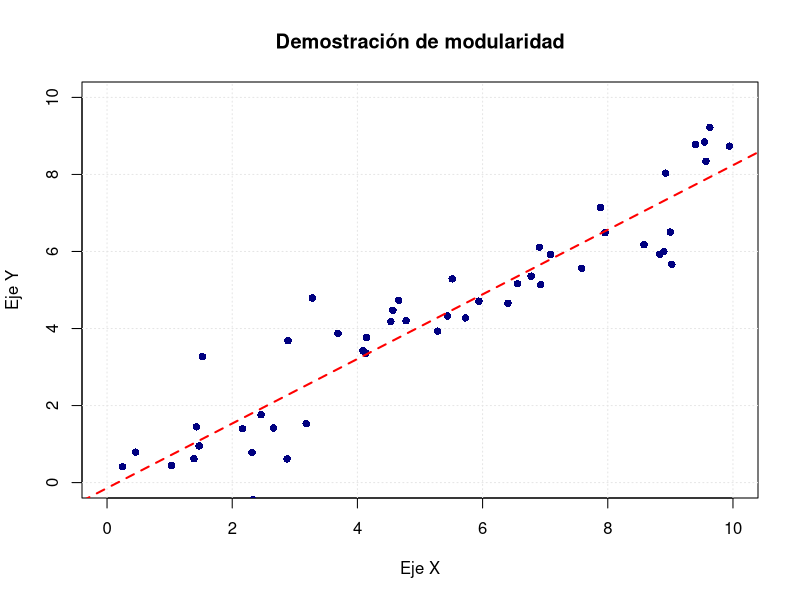
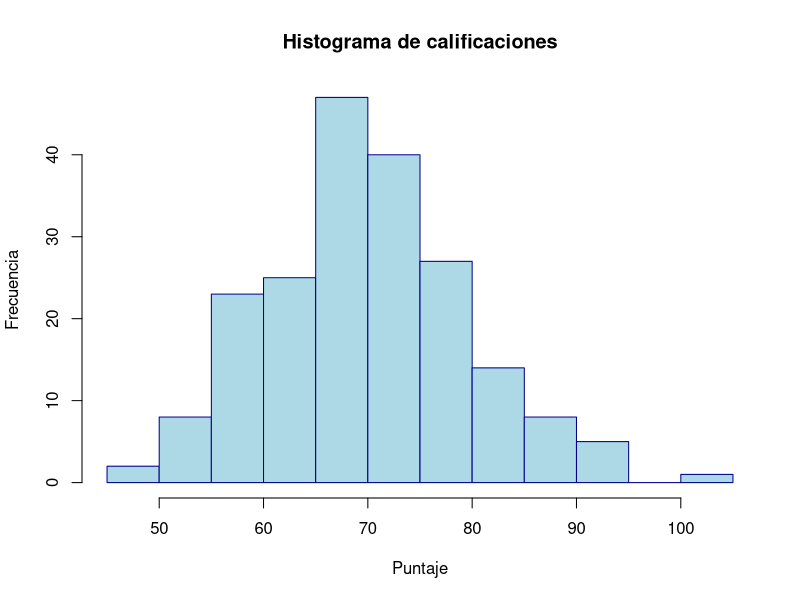
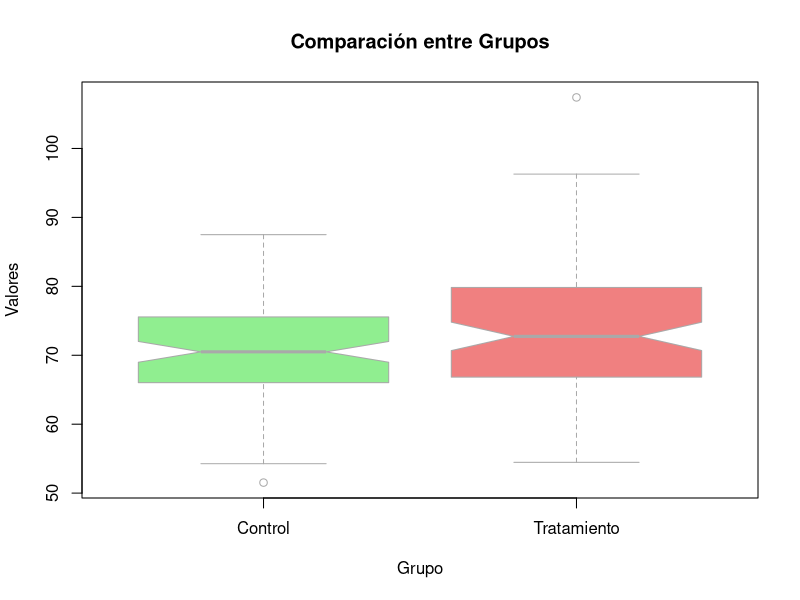
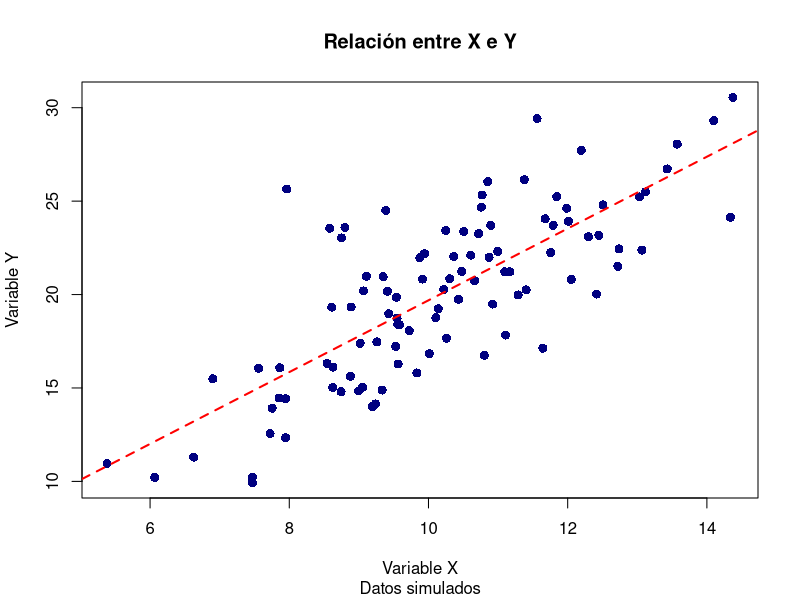
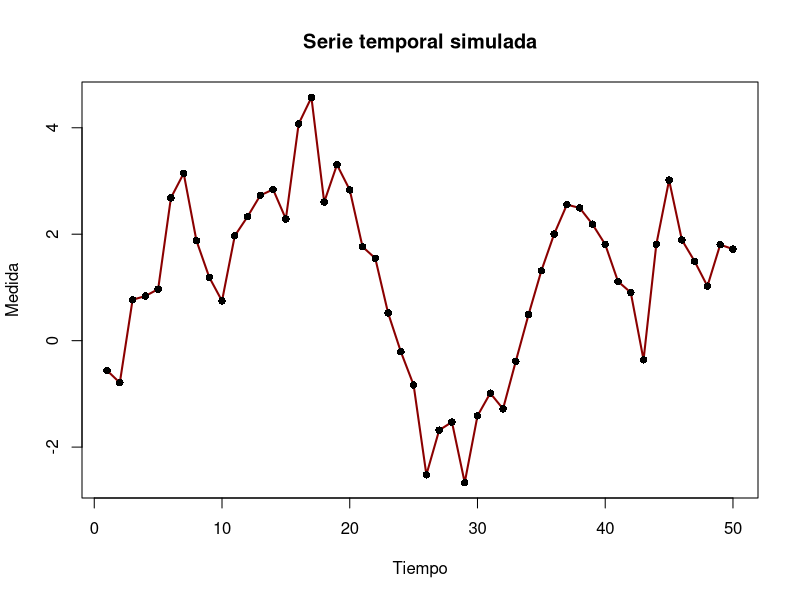
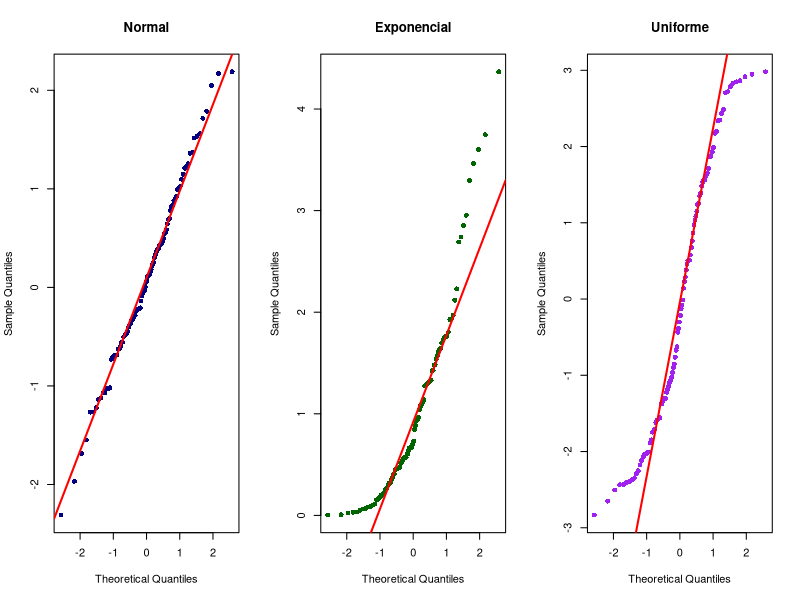
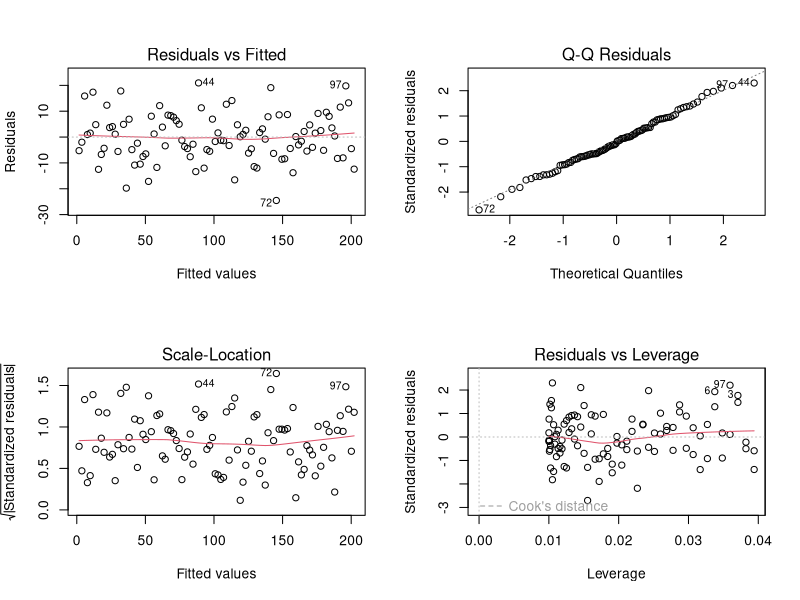
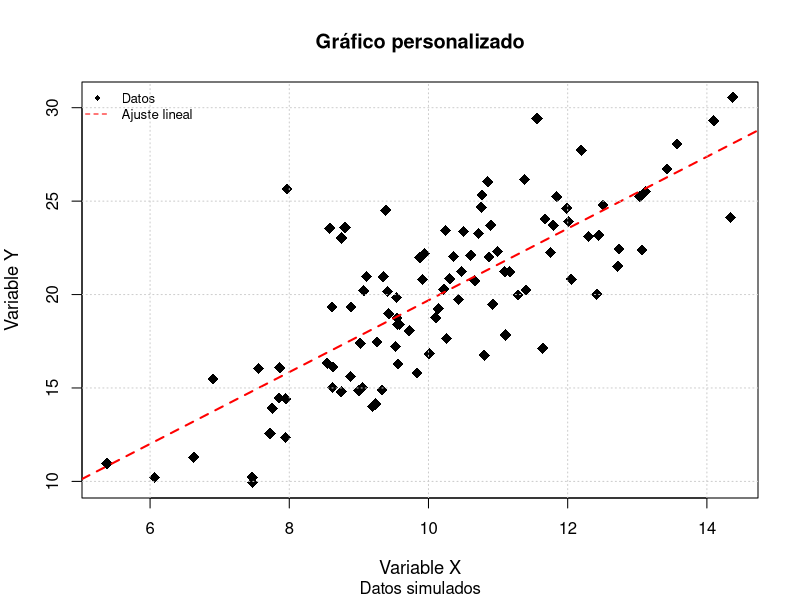

Here is the R script that generated these plots, in order:
## ---- chunk 1
# Ejemplo ilustrativo de construcción modular
plot(NULL,                         # Lienzo vacío
     xlim = c(0, 10), ylim = c(0, 10),
     xlab = "Eje X", ylab = "Eje Y",
     main = "Demostración de modularidad")

grid(col = "gray90")               # Capa 1: cuadrícula

# Capa 2: puntos de datos simulados
set.seed(123)
x <- runif(50, 0, 10)
y <- 0.8 * x + rnorm(50, 0, 1)
points(x, y, pch = 16, col = "navy")

# Capa 3: línea de tendencia
abline(lm(y ~ x), col = "red", lwd = 2, lty = 2)
## ---- chunk 2
# Simulación de datos: calificaciones de 200 estudiantes
set.seed(123)
notas <- rnorm(200, mean = 70, sd = 10)

# Creación de un histograma personalizado
hist(notas,
     breaks = 15,                # Número de intervalos (bins)
     freq = TRUE,                # Mostrar frecuencias absolutas en el eje Y
     col = "lightblue",          # Color de las barras
     border = "darkblue",        # Color del borde de las barras
     main = "Histograma de calificaciones", # Título principal
     xlab = "Puntaje",           # Etiqueta del eje X
     ylab = "Frecuencia")        # Etiqueta del eje Y


## ---- chunk 3
# Simulación de datos para dos grupos
set.seed(123)
grupo <- factor(rep(c("Control", "Tratamiento"), each = 100))
valores <- c(rnorm(100, 70, 8), rnorm(100, 75, 10))

# Creación de un boxplot personalizado
boxplot(valores ~ grupo,
        main = "Comparación entre Grupos",
        xlab = "Grupo",
        ylab = "Valores",
        col = c("lightgreen", "lightcoral"), # Colores para cada grupo
        border = "darkgray",                 # Color del borde
        notch = TRUE,                        # Muesca para comparar medianas
        outline = TRUE)                      # Mostrar valores atípicos


## ---- chunk 4
# Simulación de datos correlacionados
set.seed(123)
x <- rnorm(100, mean = 10, sd = 2)
y <- 2 * x + rnorm(100, 0, 3)

# Gráfico de dispersión personalizado
plot(x, y,
     type = "p",                  # Tipo de gráfico: puntos
     main = "Relación entre X e Y",
     sub = "Datos simulados",
     xlab = "Variable X",
     ylab = "Variable Y",
     pch = 16,                    # Círculo sólido
     col = "navy",                # Color de los puntos
     cex = 1.2)                   # Tamaño de los puntos

# Añadir línea de regresión lineal
abline(lm(y ~ x), col = "red", lwd = 2, lty = 2)

## ---- chunk 5
# Simulación de una serie temporal
set.seed(123)
tiempo <- 1:50
medidas <- cumsum(rnorm(50))

# Gráfico de líneas
plot(tiempo, medidas,
     type = "l",                  # Tipo de gráfico: línea
     main = "Serie temporal simulada",
     xlab = "Tiempo",
     ylab = "Medida",
     col = "darkred",
     lwd = 2)                     # Grosor de la línea

# Añadir puntos sobre la línea para enfatizar cada observación
points(tiempo, medidas, pch = 16, col = "black")

## ---- chunk 6
# Simulación de tres conjuntos de datos con diferentes distribuciones
set.seed(123)
# Datos con distribución normal
datos_normales <- rnorm(100, mean = 0, sd = 1)   
# Datos con distribución exponencial (asimétrica)
datos_asimetricos <- rexp(100, rate = 1)        
# Datos con distribución uniforme
datos_uniformes <- runif(100, min = -3, max = 3)   

# Configuración de la ventana gráfica para mostrar tres gráficos en una fila
par(mfrow = c(1, 3))

# Gráfico Q-Q para datos normales
qqnorm(datos_normales,
       main = "Normal",
       pch = 16,                # Círculo sólido
       col = "navy")            # Color de los puntos
qqline(datos_normales, col = "red", lwd = 2)  # Línea de referencia

# Gráfico Q-Q para datos asimétricos
qqnorm(datos_asimetricos,
       main = "Exponencial",
       pch = 16,
       col = "darkgreen")
qqline(datos_asimetricos, col = "red", lwd = 2)

# Gráfico Q-Q para datos uniformes
qqnorm(datos_uniformes,
       main = "Uniforme",
       pch = 16,
       col = "purple")
qqline(datos_uniformes, col = "red", lwd = 2)

# Restaurar la configuración original de la ventana gráfica
par(mfrow = c(1, 1))
## ---- chunk 7
# Simulación de datos para regresión lineal
set.seed(123)
x <- seq(1, 100)                           # Variable predictora
y <- 2 * x + rnorm(100, 0, 10)             # Variable respuesta con error normal
datos <- data.frame(x = x, y = y)          # Crear data frame

# Ajuste del modelo de regresión lineal
modelo <- lm(y ~ x, data = datos)          # Ajustar modelo

# Configuración de la ventana gráfica para mostrar cuatro gráficos
par(mfrow = c(2, 2))
plot(modelo)                               # Generar gráficos diagnósticos
par(mfrow = c(1, 1))                       # Restaurar configuración
## ---- chunk 8
# Simulación de datos para el ejemplo
set.seed(123)
x <- rnorm(100, mean = 10, sd = 2)
y <- 2 * x + rnorm(100, 0, 3)

# Gráfico de dispersión personalizado
plot(x, y,
     main = "Gráfico personalizado",      # Título principal
     sub = "Datos simulados",             # Subtítulo
     xlab = "Variable X",                 # Etiqueta eje X
     ylab = "Variable Y",                 # Etiqueta eje Y
     col = "black",                        # Color de los puntos
     pch = 18,                            # Símbolo: rombo sólido
     cex = 1.5,                           # Tamaño de los puntos
     cex.main = 1.2,                      # Tamaño del título
     cex.lab = 1.1)                       # Tamaño de las etiquetas

# Añadir línea de regresión lineal
abline(lm(y ~ x), col = "red", lwd = 2, lty = 2)  # Línea de tendencia

# Añadir leyenda explicativa
legend("topleft",
       legend = c("Datos", "Ajuste lineal"),
       pch = c(18, NA),                  # Símbolo para los datos
       lty = c(NA, 2),                   # Línea discontinua para el ajuste
       col = c("black", "red"),
       bty = "n",                        # Sin borde en la leyenda
       cex = 0.8)                        # Tamaño de la leyenda

# Añadir cuadrícula de fondo
grid(col = "gray80", lty = "dotted")     # Cuadrícula con líneas punteadas grises


